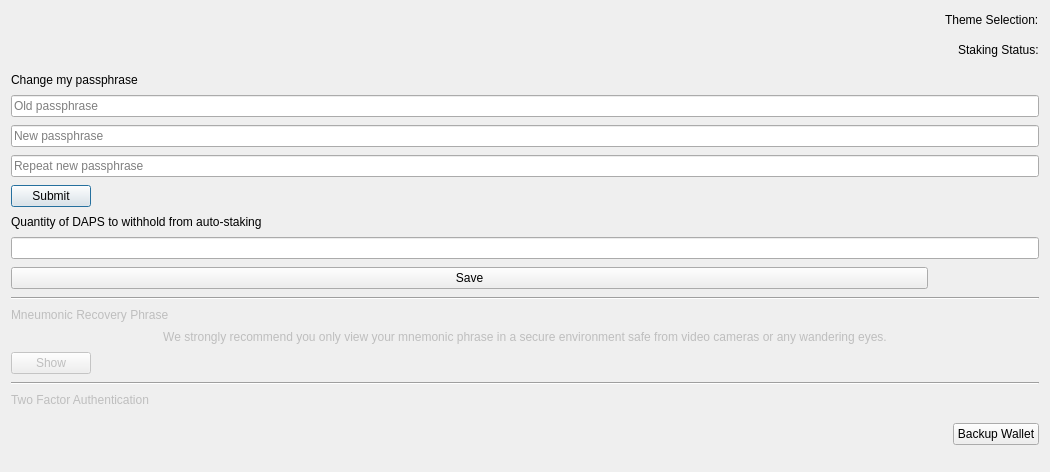
<?xml version="1.0" encoding="UTF-8"?>
<ui version="4.0">
 <class>OptionsPage</class>
 <widget class="QDialog" name="OptionsPage">
  <property name="geometry">
   <rect>
    <x>0</x>
    <y>0</y>
    <width>1050</width>
    <height>472</height>
   </rect>
  </property>
  <property name="sizePolicy">
   <sizepolicy hsizetype="Preferred" vsizetype="Preferred">
    <horstretch>0</horstretch>
    <verstretch>0</verstretch>
   </sizepolicy>
  </property>
  <property name="acceptDrops">
   <bool>false</bool>
  </property>
  <property name="sizeGripEnabled">
   <bool>false</bool>
  </property>
  <layout class="QVBoxLayout" name="verticalLayout" stretch="0,0,0,0,0,0,0,0,0,0,0,0,0,0,0,0,0,0,0,0">
   <item alignment="Qt::AlignRight">
    <widget class="QLabel" name="labelTheme">
     <property name="sizePolicy">
      <sizepolicy hsizetype="Preferred" vsizetype="Maximum">
       <horstretch>0</horstretch>
       <verstretch>0</verstretch>
      </sizepolicy>
     </property>
     <property name="text">
      <string>Theme Selection:</string>
     </property>
    </widget>
   </item>
   <item>
    <widget class="ToggleButton" name="toggleTheme" native="true">
     <property name="sizePolicy">
      <sizepolicy hsizetype="Preferred" vsizetype="Maximum">
       <horstretch>0</horstretch>
       <verstretch>0</verstretch>
      </sizepolicy>
     </property>
     <property name="toolTip">
      <string>Switch between Dark and Light theme</string>
     </property>
     <property name="layoutDirection">
      <enum>Qt::RightToLeft</enum>
     </property>
     <property name="OptionA">
      <string>Dark</string>
     </property>
     <property name="OptionB">
      <string>Light</string>
     </property>
     <property name="fixedSize">
      <size>
       <width>100</width>
       <height>55</height>
      </size>
     </property>
    </widget>
   </item>
   <item alignment="Qt::AlignRight">
    <widget class="QLabel" name="labelStaking">
     <property name="sizePolicy">
      <sizepolicy hsizetype="Preferred" vsizetype="Maximum">
       <horstretch>0</horstretch>
       <verstretch>0</verstretch>
      </sizepolicy>
     </property>
     <property name="text">
      <string>Staking Status:</string>
     </property>
    </widget>
   </item>
   <item>
     <widget class="ToggleButton" name="toggleStaking" native="false">
	   <property name="sizePolicy">
	    <sizepolicy hsizetype="Preferred" vsizetype="Maximum">
	      <horstretch>0</horstretch>
          <verstretch>0</verstretch>
	    </sizepolicy>
	   </property>
     <property name="toolTip">
      <string>Turn staking on or off</string>
     </property>
       <property name="layoutDirection">
        <enum>Qt::RightToLeft</enum>
       </property>
       <property name="OptionA">
        <string>On</string>
       </property>
       <property name="OptionB">
        <string>Off</string>
       </property>
       <property name="fixedSize">
        <size>
         <width>100</width>
         <height>55</height>
        </size>
       </property>
     </widget>
   </item>
   <item>
    <widget class="QLabel" name="labelPassword">
     <property name="sizePolicy">
      <sizepolicy hsizetype="Preferred" vsizetype="Maximum">
       <horstretch>0</horstretch>
       <verstretch>0</verstretch>
      </sizepolicy>
     </property>
     <property name="text">
      <string>Change my passphrase</string>
     </property>
    </widget>
   </item>
   <item>
    <widget class="QLineEdit" name="lineEditOldPass">
     <property name="echoMode">
      <enum>QLineEdit::Password</enum>
     </property>
     <property name="placeholderText">
      <string>Old passphrase</string>
     </property>
    </widget>
   </item>
   <item>
    <widget class="QLineEdit" name="lineEditNewPass">
     <property name="echoMode">
      <enum>QLineEdit::Password</enum>
     </property>
     <property name="placeholderText">
      <string>New passphrase</string>
     </property>
    </widget>
   </item>
   <item>
    <widget class="QLineEdit" name="lineEditNewPassRepeat">
     <property name="echoMode">
      <enum>QLineEdit::Password</enum>
     </property>
     <property name="placeholderText">
      <string>Repeat new passphrase</string>
     </property>
    </widget>
   </item>
   <item>
    <widget class="QPushButton" name="pushButtonPassword">
     <property name="sizePolicy">
      <sizepolicy hsizetype="Maximum" vsizetype="Maximum">
       <horstretch>0</horstretch>
       <verstretch>0</verstretch>
      </sizepolicy>
     </property>
     <property name="text">
      <string>Submit</string>
     </property>
    </widget>
   </item>
   <item>
    <widget class="QLabel" name="label_2">
     <property name="sizePolicy">
      <sizepolicy hsizetype="Preferred" vsizetype="Maximum">
       <horstretch>0</horstretch>
       <verstretch>0</verstretch>
      </sizepolicy>
     </property>
     <property name="text">
      <string>Quantity of DAPS to withhold from auto-staking</string>
     </property>
    </widget>
   </item>
   <item>
    <widget class="QLineEdit" name="lineEditWithhold"/>
   </item>
   <item>
    <widget class="QPushButton" name="pushButtonSave">
     <property name="enabled">
      <bool>true</bool>
     </property>
     <property name="maximumSize">
      <size>
       <width>917</width>
       <height>16777215</height>
      </size>
     </property>
     <property name="text">
      <string>Save</string>
     </property>
    </widget>
   </item>
   <item>
    <widget class="Line" name="line">
     <property name="orientation">
      <enum>Qt::Horizontal</enum>
     </property>
    </widget>
   </item>
   <item>
    <widget class="QLabel" name="labelMneumonicRecovery">
     <property name="enabled">
      <bool>false</bool>
     </property>
     <property name="sizePolicy">
      <sizepolicy hsizetype="Maximum" vsizetype="Maximum">
       <horstretch>0</horstretch>
       <verstretch>0</verstretch>
      </sizepolicy>
     </property>
     <property name="text">
      <string>Mneumonic Recovery Phrase</string>
     </property>
    </widget>
   </item>
   <item>
    <widget class="QLabel" name="labelRecoveryDescription">
     <property name="enabled">
      <bool>false</bool>
     </property>
     <property name="sizePolicy">
      <sizepolicy hsizetype="Preferred" vsizetype="Maximum">
       <horstretch>0</horstretch>
       <verstretch>0</verstretch>
      </sizepolicy>
     </property>
     <property name="text">
      <string>We strongly recommend you only view your mnemonic phrase in a secure environment safe from video cameras or any wandering eyes.</string>
     </property>
     <property name="alignment">
      <set>Qt::AlignCenter</set>
     </property>
    </widget>
   </item>
   <item>
    <widget class="QPushButton" name="pushButtonRecovery">
     <property name="enabled">
      <bool>false</bool>
     </property>
     <property name="sizePolicy">
      <sizepolicy hsizetype="Maximum" vsizetype="Fixed">
       <horstretch>0</horstretch>
       <verstretch>0</verstretch>
      </sizepolicy>
     </property>
     <property name="text">
      <string>Show</string>
     </property>
    </widget>
   </item>
   <item>
    <widget class="Line" name="line_2">
     <property name="orientation">
      <enum>Qt::Horizontal</enum>
     </property>
    </widget>
   </item>
   <item>
    <widget class="QLabel" name="label">
     <property name="enabled">
      <bool>false</bool>
     </property>
     <property name="sizePolicy">
      <sizepolicy hsizetype="Maximum" vsizetype="Maximum">
       <horstretch>0</horstretch>
       <verstretch>0</verstretch>
      </sizepolicy>
     </property>
     <property name="text">
      <string>Two Factor Authentication</string>
     </property>
    </widget>
   </item>
   <item>
    <widget class="ToggleButton" name="toggle2FA" native="true">
     <property name="enabled">
      <bool>false</bool>
     </property>
     <property name="sizePolicy">
      <sizepolicy hsizetype="Preferred" vsizetype="Maximum">
       <horstretch>0</horstretch>
       <verstretch>0</verstretch>
      </sizepolicy>
     </property>
     <property name="OptionA">
      <string>On</string>
     </property>
     <property name="OptionB">
      <string>Off</string>
     </property>
     <property name="fixedSize">
      <size>
       <width>100</width>
       <height>55</height>
      </size>
     </property>
    </widget>
   </item>
   <item>
    <widget class="QPushButton" name="pushButtonBackup">
     <property name="sizePolicy">
      <sizepolicy hsizetype="Maximum" vsizetype="Fixed">
       <horstretch>0</horstretch>
       <verstretch>0</verstretch>
      </sizepolicy>
     </property>
     <property name="layoutDirection">
      <enum>Qt::RightToLeft</enum>
     </property>
     <property name="toolTip">
      <string>Backup wallet to BackupWallet.dat in current directory</string>
     </property>
     <property name="text">
      <string>Backup Wallet</string>
     </property>
    </widget>
   </item>
  </layout>
 </widget>
 <customwidgets>
  <customwidget>
   <class>ToggleButton</class>
   <extends>QWidget</extends>
   <header>togglebutton.h</header>
  </customwidget>
 </customwidgets>
 <resources/>
 <connections/>
</ui>
